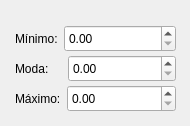
     <widget class="QWidget" name="triangular_3_server_1">
      <widget class="QWidget" name="normal_ent_18" native="true">
       <property name="geometry">
        <rect>
         <x>10</x>
         <y>20</y>
         <width>171</width>
         <height>37</height>
        </rect>
       </property>
       <layout class="QHBoxLayout" name="normal_layout_ent_21" stretch="0,0">
        <property name="sizeConstraint">
         <enum>QLayout::SetDefaultConstraint</enum>
        </property>
        <property name="leftMargin">
         <number>5</number>
        </property>
        <property name="topMargin">
         <number>5</number>
        </property>
        <property name="rightMargin">
         <number>5</number>
        </property>
        <property name="bottomMargin">
         <number>5</number>
        </property>
        <item>
         <widget class="QLabel" name="label_25">
          <property name="sizePolicy">
           <sizepolicy hsizetype="Minimum" vsizetype="Minimum">
            <horstretch>0</horstretch>
            <verstretch>0</verstretch>
           </sizepolicy>
          </property>
          <property name="minimumSize">
           <size>
            <width>0</width>
            <height>0</height>
           </size>
          </property>
          <property name="text">
           <string>Mínimo:</string>
          </property>
         </widget>
        </item>
        <item>
         <widget class="QDoubleSpinBox" name="triang_min_server_1">
          <property name="sizePolicy">
           <sizepolicy hsizetype="Expanding" vsizetype="Expanding">
            <horstretch>0</horstretch>
            <verstretch>0</verstretch>
           </sizepolicy>
          </property>
         </widget>
        </item>
       </layout>
      </widget>
      <widget class="QWidget" name="normal_ent_19" native="true">
       <property name="geometry">
        <rect>
         <x>10</x>
         <y>50</y>
         <width>171</width>
         <height>37</height>
        </rect>
       </property>
       <layout class="QHBoxLayout" name="normal_layout_ent_22" stretch="0,0">
        <property name="sizeConstraint">
         <enum>QLayout::SetDefaultConstraint</enum>
        </property>
        <property name="leftMargin">
         <number>5</number>
        </property>
        <property name="topMargin">
         <number>5</number>
        </property>
        <property name="rightMargin">
         <number>5</number>
        </property>
        <property name="bottomMargin">
         <number>5</number>
        </property>
        <item>
         <widget class="QLabel" name="label_26">
          <property name="sizePolicy">
           <sizepolicy hsizetype="Minimum" vsizetype="Minimum">
            <horstretch>0</horstretch>
            <verstretch>0</verstretch>
           </sizepolicy>
          </property>
          <property name="minimumSize">
           <size>
            <width>0</width>
            <height>0</height>
           </size>
          </property>
          <property name="text">
           <string>Moda:    </string>
          </property>
         </widget>
        </item>
        <item>
         <widget class="QDoubleSpinBox" name="triang_moda_server_1">
          <property name="sizePolicy">
           <sizepolicy hsizetype="Expanding" vsizetype="Expanding">
            <horstretch>0</horstretch>
            <verstretch>0</verstretch>
           </sizepolicy>
          </property>
         </widget>
        </item>
       </layout>
      </widget>
      <widget class="QWidget" name="normal_ent_20" native="true">
       <property name="geometry">
        <rect>
         <x>10</x>
         <y>80</y>
         <width>171</width>
         <height>37</height>
        </rect>
       </property>
       <layout class="QHBoxLayout" name="normal_layout_ent_23" stretch="0,0">
        <property name="sizeConstraint">
         <enum>QLayout::SetDefaultConstraint</enum>
        </property>
        <property name="leftMargin">
         <number>5</number>
        </property>
        <property name="topMargin">
         <number>5</number>
        </property>
        <property name="rightMargin">
         <number>5</number>
        </property>
        <property name="bottomMargin">
         <number>5</number>
        </property>
        <item>
         <widget class="QLabel" name="label_27">
          <property name="sizePolicy">
           <sizepolicy hsizetype="Minimum" vsizetype="Minimum">
            <horstretch>0</horstretch>
            <verstretch>0</verstretch>
           </sizepolicy>
          </property>
          <property name="minimumSize">
           <size>
            <width>0</width>
            <height>0</height>
           </size>
          </property>
          <property name="text">
           <string>Máximo:</string>
          </property>
         </widget>
        </item>
        <item>
         <widget class="QDoubleSpinBox" name="triang_max_server_1">
          <property name="sizePolicy">
           <sizepolicy hsizetype="Expanding" vsizetype="Expanding">
            <horstretch>0</horstretch>
            <verstretch>0</verstretch>
           </sizepolicy>
          </property>
         </widget>
        </item>
       </layout>
      </widget>
     </widget>
